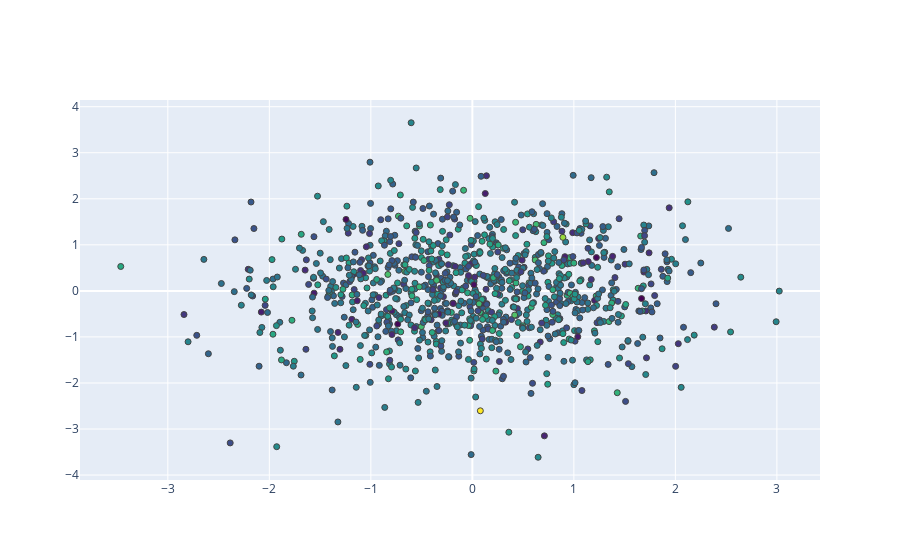

Here is the notebook cell this chart was saved with:
### Code cell
#Example 3
x = np.random.randn(1000)
y = np.random.randn(1000)
z = np.random.randn(1000)
marker_prop = dict(color = z,
                  colorscale = 'Viridis',
                  line_width = 1)
fig = go.Figure()
fig.add_trace(go.Scatter(x = x, y = y,
          mode = 'markers',
          marker = marker_prop))

### Figure 1 — Plotly figure (JSON) as saved in the notebook; plotly's stock layout.template omitted (floating-point values rounded to 4 significant figures; data arrays with more than 128 entries replaced by an {"elided": "..."} marker saying what was removed)
{"data": [{"marker": {"color": {"elided": "1000 float values"}, "colorscale": [[0, "#440154"], [0.1111, "#482878"], [0.2222, "#3e4989"], [0.3333, "#31688e"], [0.4444, "#26828e"], [0.5556, "#1f9e89"], [0.6667, "#35b779"], [0.7778, "#6ece58"], [0.8889, "#b5de2b"], [1, "#fde725"]], "line": {"width": 1}}, "mode": "markers", "type": "scatter", "x": {"elided": "1000 float values"}, "y": {"elided": "1000 float values"}}], "layout": {}}
